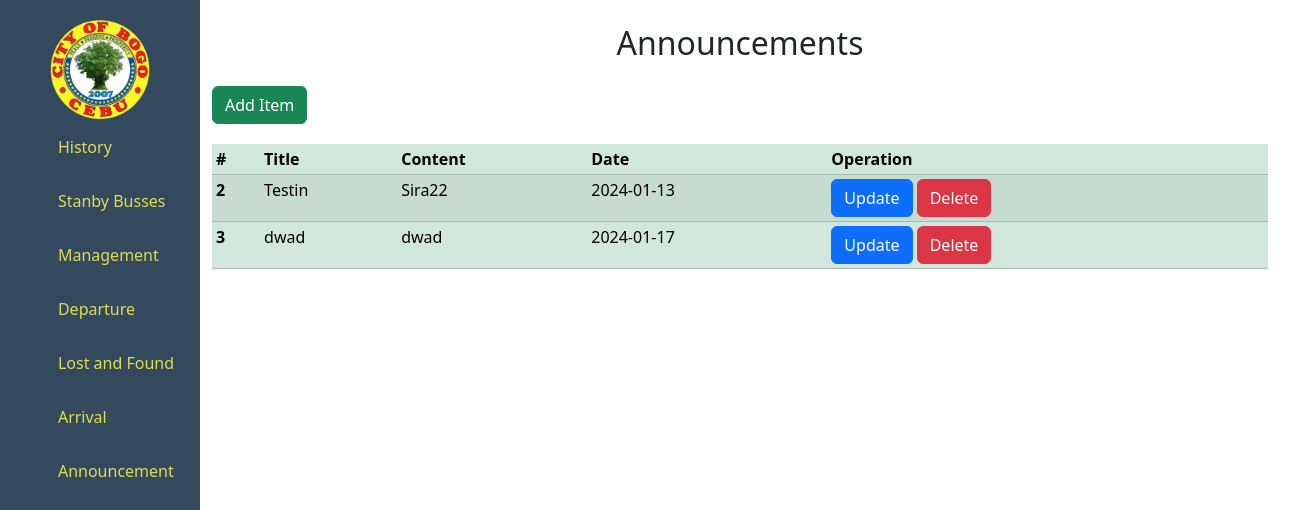
The app's page /Admin/07-Index.php with its own data.
### tables this page shows
CREATE TABLE `announce_tb` (
  `id` int(50) NOT NULL,
  `title` varchar(1000) NOT NULL,
  `content` varchar(1000) NOT NULL,
  `date` timestamp(6) NOT NULL DEFAULT current_timestamp(6) ON UPDATE current_timestamp(6)
);

### Admin/07-Index.php (the view, shortened to what this page needs)
<?php
include("sidevar.php");
include 'Connection.php';
?>
<!DOCTYPE html>
<html lang="en">
<head>
    <link href="https://cdn.jsdelivr.net/npm/bootstrap@5.3.2/dist/css/bootstrap.min.css" rel="stylesheet">
</head>
<body>
    <div class="container mt-4" style="margin-left: 200px; width:1080px;">
    <h2 class="text-center mt-4 mb-4">Announcements</h2>
        <button type="button" class="btn btn-success" data-bs-toggle="modal" data-bs-target="#addItemModal" style="margin-bottom: 20px;">Add Item</button>
        <table class="table table-success table-striped table-sm">
            <thead>
                <tr>
                    <th scope="col">#</th>
                    <th scope="col">Title</th>
                    <th scope="col">Content</th>
                    <th scope="col">Date</th>
                    <th scope="col">Operation</th>
                </tr>
            </thead>
            <tbody>
                <?php
                $sql = "SELECT * FROM announce_tb";
                $result = mysqli_query($conn, $sql);
                if ($result && mysqli_num_rows($result) > 0) {
                    while ($row = mysqli_fetch_assoc($result)) {
                        $id = $row['id'];
                        $title = $row['title'];
                        $content = $row['content'];
                        $date = date("Y-m-d", strtotime($row['date']));
                        echo '
                        <tr>
                    <th scope="row" class="bus_id">' . $id . '</th>
                    <td>' . $title . '</td>
                    <td>' . $content . '</td>
                    <td>' . $date . '</td>
                    <td><a href="#" class="btn btn-primary update_data">Update</a>
                    <button class="btn btn-danger" role="button" onclick="confirmDelete(' . $id . ')">Delete</button>
                    </td>
                    </tr>
                        ';
                    }
                }
                ?>
            </tbody>
        </table>
    </div>
</body>
</html>

### Admin/sidevar.php (style rules this page uses)
body { background: #34495E; color: #dd5; margin: 0; padding: 0; }

### records on screen
announce_tb: id "2", title "Testin", content "Sira22", date "2024-01-13"
announce_tb: id "3", title "dwad", content "dwad", date "2024-01-17"
